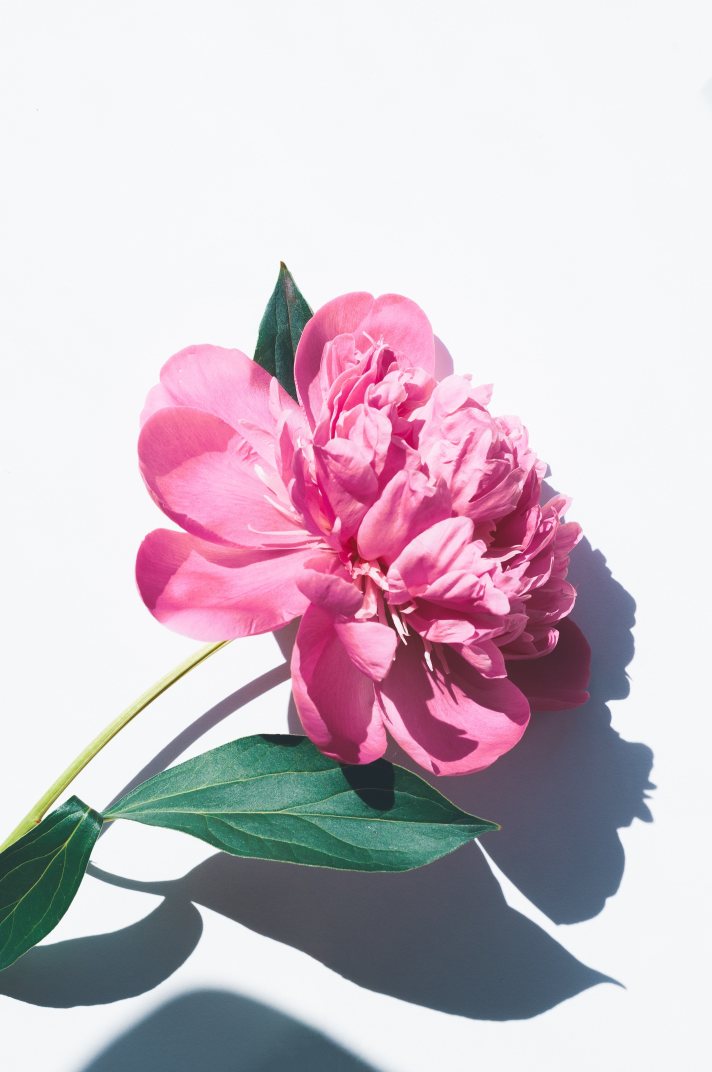
#> input picture Prak8/flower.jpg, 2848 x 4288 px (shown at 1/4 size)
$ python percobaan1.py
#> lines starting #> are read from the running program, lines starting #| are printed output that depends on the picture
import numpy as np
import cv2

img = cv2.imread('flower.jpg', 0)
#> img: shape (4288, 2848); min 35, max 255, mean 195.9
img = cv2.resize(img, (400, 600))
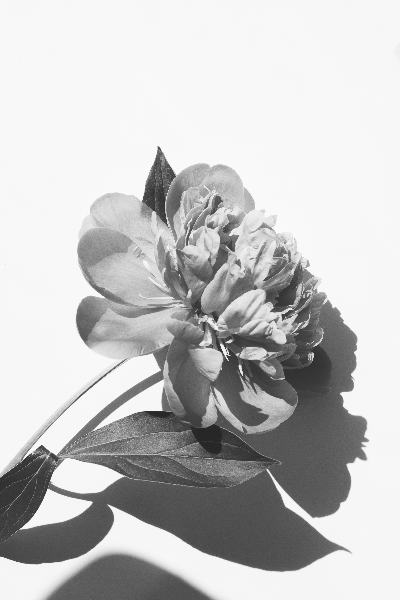
#> img: shape (600, 400); min 38, max 252, mean 195.8
kernel = np.ones((7, 7), np.float32) / 49
dst_blur = cv2.filter2D(img, -1, kernel)
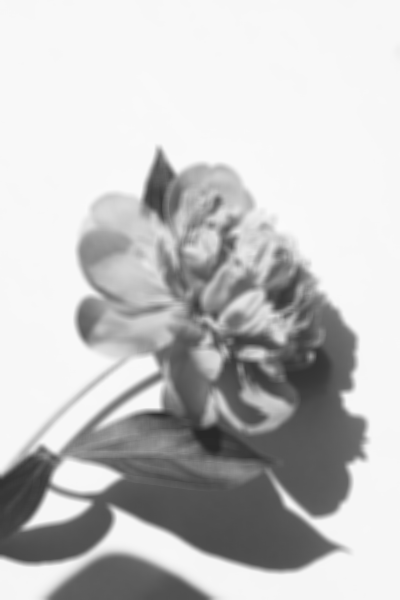
#> dst_blur: shape (600, 400); min 39, max 250, mean 195.8

kernel_v = np.array([[1,0 , -1], [2, 0, -2], [1, 0, -1]])
kernel_h = np.transpose(kernel_v)
dst_h = cv2.filter2D(img, -1, kernel_h)
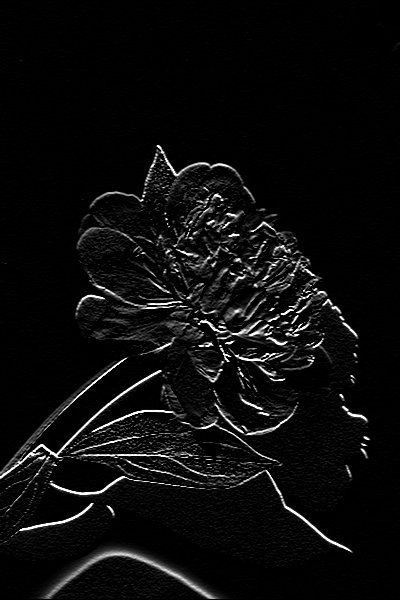
#> dst_h: shape (600, 400); min 0, max 255, mean 11.8
dst_v = cv2.filter2D(img, -1, kernel_v)
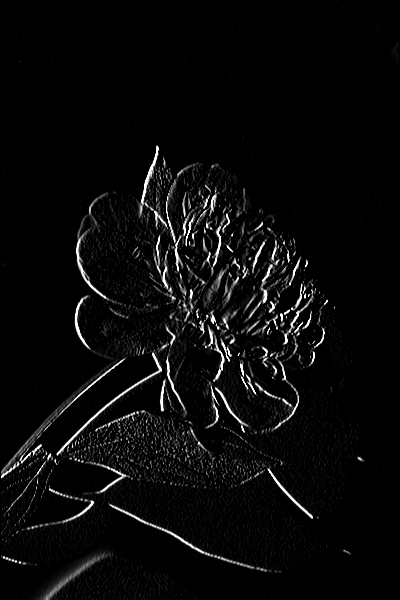
#> dst_v: shape (600, 400); min 0, max 255, mean 10
dst_edge = cv2.add(dst_v, dst_h)
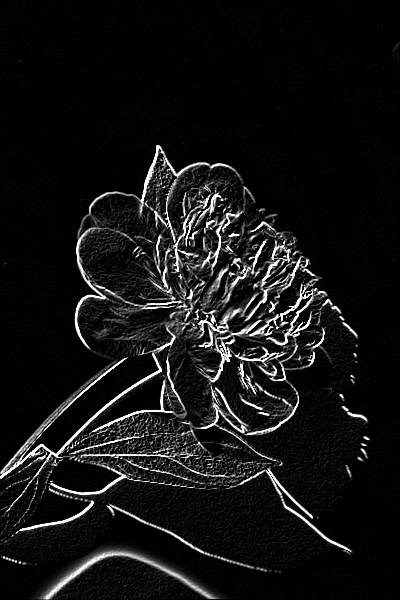
#> dst_edge: shape (600, 400); min 0, max 255, mean 20.3

img2 = cv2.add(img, dst_edge)
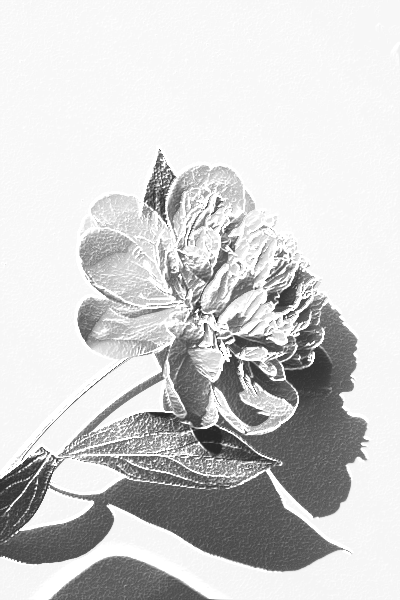
#> img2: shape (600, 400); min 38, max 255, mean 208.9
img_inverse = 255 - dst_edge
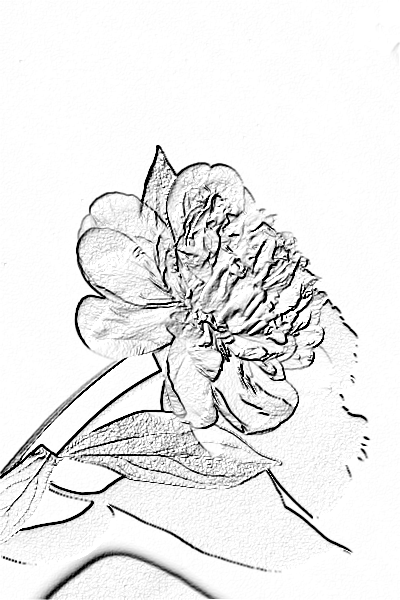
#> img_inverse: shape (600, 400); min 0, max 255, mean 234.7

cv2.imshow("Original", img)
cv2.imshow("Filtered Blur", dst_blur)
cv2.imshow("Filtered Edge", dst_edge)
cv2.imshow("Filtered Sharpeness", img2)
cv2.imshow("Filtered Sketsa", img_inverse)
cv2.waitKey(0)
cv2.destroyAllWindows()
